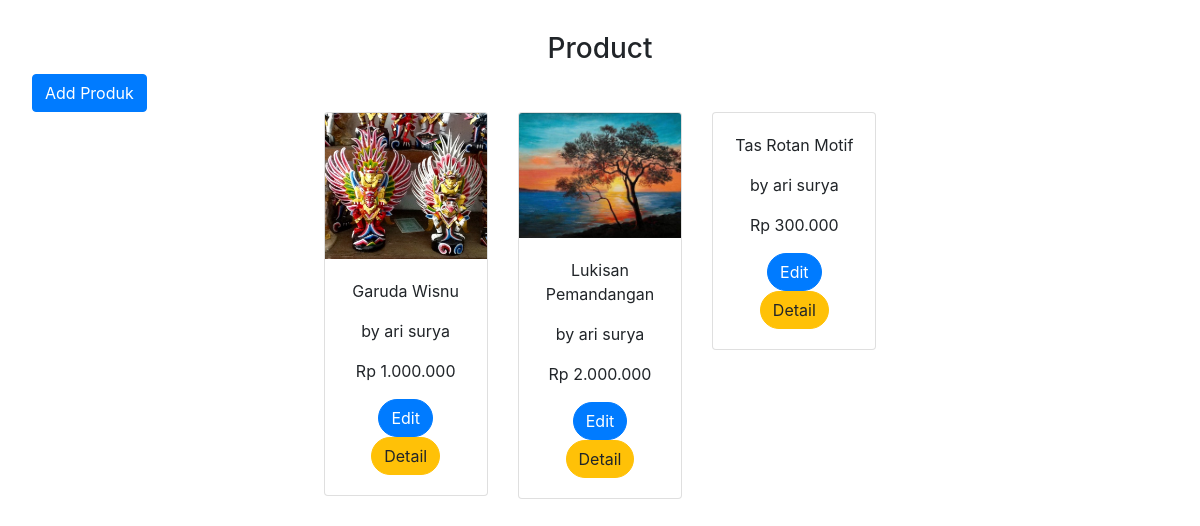
The page / on the database its author committed.
### tables this page shows
CREATE TABLE `tb_produk` (
  `id_produk` int(11) NOT NULL,
  `nama_produk` varchar(255) NOT NULL,
  `harga_produk` int(11) NOT NULL,
  `stok_produk` int(11) NOT NULL,
  `lokasi` varchar(255) NOT NULL,
  `id_status` int(11) NOT NULL,
  `deskripsi_produk` text NOT NULL,
  `id_kategori` int(11) NOT NULL,
  `foto_produk` varchar(255) NOT NULL,
  `owner_produk` varchar(255) NOT NULL
);

### functions.php (called while the page is built, shortened)
<?php
$conn=mysqli_connect('localhost','root','','db_produkacraf');
function query($query){
    global $conn;
    $result = mysqli_query($conn, $query);
    $rows=[];
    while( $row = mysqli_fetch_assoc($result)){
        $rows[]= $row;
    }
    return $rows;
}
?>

### index.php (the view, shortened to what this page needs)
<?php
require 'functions.php';
$produk=query("SELECT * FROM tb_produk");
?>
<!DOCTYPE html>
<html>
<head>
    <link rel="stylesheet" href="css/bootstrap.min.css">
    <link rel="stylesheet" href="css/style.css">
</head>
<body data-spy="scroll" data-target="#navbarResponsive">
<div id="product">
    <h3 class="heading text-center">Product</h3>
    <div class="row justify-content-first">
        <div class="col-md-2">
        <form action="" method="">
            <a href="add.php" class="btn btn-primary">Add Produk </a>
        </form>
        </div>
    </div>
    <div class="row justify-content-center">
      <?php foreach ($produk as $data): ?>
      <div class="col-md-2">
        <div class="card text-center">
          <img  class="card-img-top"src="img/<?php echo $data["foto_produk"]?>" alt="">
          <div class="card-body">
            <p class="product-title color-palette1"><?php echo $data["nama_produk"] ?></p>
            <p class="product-owner">by <?php echo $data["owner_produk"] ?></p>
            <p class="procuct-price"><?php echo  $harga = "Rp " . number_format($data["harga_produk"],0,',','.'); ?></p>
            <a href="edit.php?id=<?php echo $data["id_produk"];?>" class="btn btn-primary rounded-pill">Edit</a>
            <a href="detail.php?id=<?php echo $data["id_produk"];?>" class="btn btn-warning rounded-pill">Detail</a>
          </div>
        </div>
      </div>
      <?php endforeach; ?>
    </div>
</div>
</body>
</html>

### css/style.css (style rules this page uses)
body { padding: 2rem; }

### rows shown on the page
tb_produk: foto_produk (picture), nama_produk "Garuda Wisnu", owner_produk "ari surya", harga_produk "Rp 1.000.000"
tb_produk: foto_produk (picture), nama_produk "Lukisan Pemandangan", owner_produk "ari surya", harga_produk "Rp 2.000.000"
tb_produk: nama_produk "Tas Rotan Motif", owner_produk "ari surya", harga_produk "Rp 300.000"
